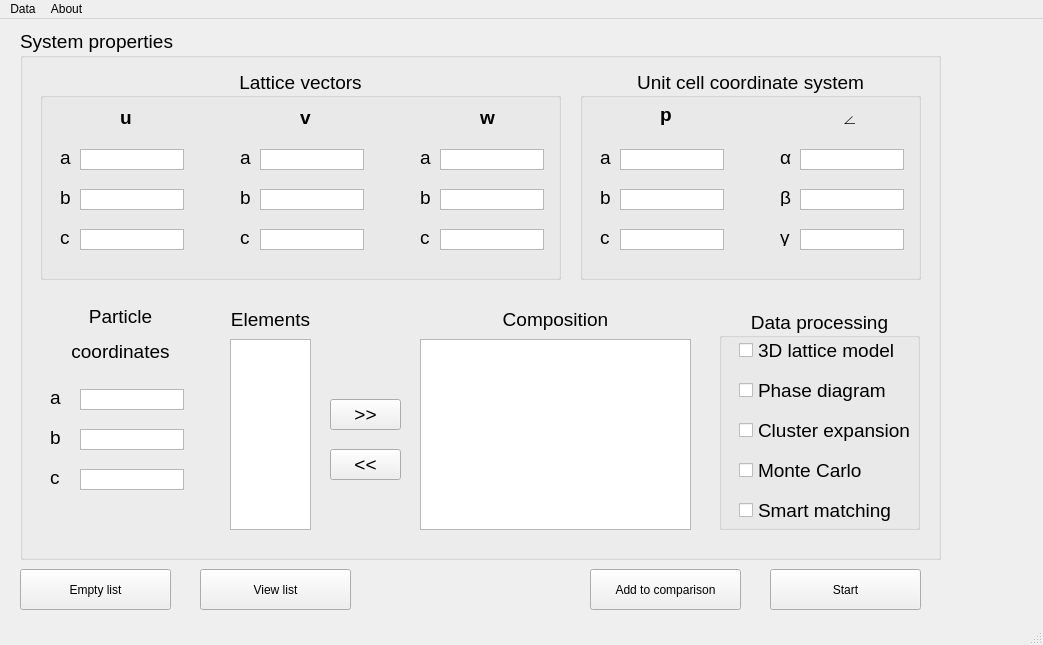
<?xml version="1.0" encoding="UTF-8"?>
<ui version="4.0">
 <class>MainWindow</class>
 <widget class="QMainWindow" name="MainWindow">
  <property name="geometry">
   <rect>
    <x>0</x>
    <y>0</y>
    <width>1043</width>
    <height>645</height>
   </rect>
  </property>
  <property name="windowTitle">
   <string>MainWindow</string>
  </property>
  <widget class="QWidget" name="centralwidget">
   <widget class="QGroupBox" name="groupBox_3">
    <property name="geometry">
     <rect>
      <x>20</x>
      <y>10</y>
      <width>921</width>
      <height>531</height>
     </rect>
    </property>
    <property name="font">
     <font>
      <pointsize>14</pointsize>
     </font>
    </property>
    <property name="title">
     <string>System properties</string>
    </property>
    <widget class="QGroupBox" name="groupBox">
     <property name="geometry">
      <rect>
       <x>560</x>
       <y>40</y>
       <width>341</width>
       <height>211</height>
      </rect>
     </property>
     <property name="font">
      <font>
       <pointsize>14</pointsize>
      </font>
     </property>
     <property name="title">
      <string>Unit cell coordinate system</string>
     </property>
     <property name="alignment">
      <set>Qt::AlignCenter</set>
     </property>
     <widget class="QLabel" name="label">
      <property name="geometry">
       <rect>
        <x>20</x>
        <y>80</y>
        <width>16</width>
        <height>17</height>
       </rect>
      </property>
      <property name="text">
       <string>a</string>
      </property>
     </widget>
     <widget class="QLabel" name="label_2">
      <property name="geometry">
       <rect>
        <x>20</x>
        <y>120</y>
        <width>16</width>
        <height>17</height>
       </rect>
      </property>
      <property name="text">
       <string>b</string>
      </property>
     </widget>
     <widget class="QLabel" name="label_3">
      <property name="geometry">
       <rect>
        <x>20</x>
        <y>160</y>
        <width>16</width>
        <height>17</height>
       </rect>
      </property>
      <property name="text">
       <string>c</string>
      </property>
     </widget>
     <widget class="QLabel" name="label_4">
      <property name="geometry">
       <rect>
        <x>200</x>
        <y>80</y>
        <width>16</width>
        <height>17</height>
       </rect>
      </property>
      <property name="text">
       <string>α</string>
      </property>
     </widget>
     <widget class="QLabel" name="label_5">
      <property name="geometry">
       <rect>
        <x>200</x>
        <y>120</y>
        <width>16</width>
        <height>17</height>
       </rect>
      </property>
      <property name="text">
       <string>β</string>
      </property>
     </widget>
     <widget class="QLabel" name="label_6">
      <property name="geometry">
       <rect>
        <x>200</x>
        <y>160</y>
        <width>16</width>
        <height>17</height>
       </rect>
      </property>
      <property name="text">
       <string>γ</string>
      </property>
     </widget>
     <widget class="QPlainTextEdit" name="pa">
      <property name="geometry">
       <rect>
        <x>40</x>
        <y>80</y>
        <width>104</width>
        <height>21</height>
       </rect>
      </property>
      <property name="font">
       <font>
        <pointsize>11</pointsize>
       </font>
      </property>
      <property name="verticalScrollBarPolicy">
       <enum>Qt::ScrollBarAlwaysOff</enum>
      </property>
     </widget>
     <widget class="QPlainTextEdit" name="aa">
      <property name="geometry">
       <rect>
        <x>220</x>
        <y>80</y>
        <width>104</width>
        <height>21</height>
       </rect>
      </property>
      <property name="font">
       <font>
        <pointsize>11</pointsize>
       </font>
      </property>
      <property name="verticalScrollBarPolicy">
       <enum>Qt::ScrollBarAlwaysOff</enum>
      </property>
     </widget>
     <widget class="QPlainTextEdit" name="ab">
      <property name="geometry">
       <rect>
        <x>220</x>
        <y>120</y>
        <width>104</width>
        <height>21</height>
       </rect>
      </property>
      <property name="font">
       <font>
        <pointsize>11</pointsize>
       </font>
      </property>
      <property name="verticalScrollBarPolicy">
       <enum>Qt::ScrollBarAlwaysOff</enum>
      </property>
     </widget>
     <widget class="QPlainTextEdit" name="ac">
      <property name="geometry">
       <rect>
        <x>220</x>
        <y>160</y>
        <width>104</width>
        <height>21</height>
       </rect>
      </property>
      <property name="font">
       <font>
        <pointsize>11</pointsize>
       </font>
      </property>
      <property name="verticalScrollBarPolicy">
       <enum>Qt::ScrollBarAlwaysOff</enum>
      </property>
     </widget>
     <widget class="QPlainTextEdit" name="pb">
      <property name="geometry">
       <rect>
        <x>40</x>
        <y>120</y>
        <width>104</width>
        <height>21</height>
       </rect>
      </property>
      <property name="font">
       <font>
        <pointsize>11</pointsize>
       </font>
      </property>
      <property name="verticalScrollBarPolicy">
       <enum>Qt::ScrollBarAlwaysOff</enum>
      </property>
     </widget>
     <widget class="QPlainTextEdit" name="pc">
      <property name="geometry">
       <rect>
        <x>40</x>
        <y>160</y>
        <width>104</width>
        <height>21</height>
       </rect>
      </property>
      <property name="font">
       <font>
        <pointsize>11</pointsize>
       </font>
      </property>
      <property name="verticalScrollBarPolicy">
       <enum>Qt::ScrollBarAlwaysOff</enum>
      </property>
     </widget>
     <widget class="QLabel" name="label_19">
      <property name="geometry">
       <rect>
        <x>80</x>
        <y>30</y>
        <width>16</width>
        <height>31</height>
       </rect>
      </property>
      <property name="font">
       <font>
        <pointsize>14</pointsize>
        <weight>75</weight>
        <bold>true</bold>
       </font>
      </property>
      <property name="text">
       <string>p</string>
      </property>
     </widget>
     <widget class="QLabel" name="label_20">
      <property name="geometry">
       <rect>
        <x>260</x>
        <y>40</y>
        <width>16</width>
        <height>17</height>
       </rect>
      </property>
      <property name="font">
       <font>
        <pointsize>14</pointsize>
        <weight>75</weight>
        <bold>true</bold>
       </font>
      </property>
      <property name="text">
       <string>∠</string>
      </property>
     </widget>
    </widget>
    <widget class="QGroupBox" name="groupBox_2">
     <property name="geometry">
      <rect>
       <x>20</x>
       <y>40</y>
       <width>521</width>
       <height>211</height>
      </rect>
     </property>
     <property name="font">
      <font>
       <pointsize>14</pointsize>
      </font>
     </property>
     <property name="title">
      <string>Lattice vectors</string>
     </property>
     <property name="alignment">
      <set>Qt::AlignCenter</set>
     </property>
     <widget class="QPlainTextEdit" name="vb">
      <property name="geometry">
       <rect>
        <x>220</x>
        <y>120</y>
        <width>104</width>
        <height>21</height>
       </rect>
      </property>
      <property name="font">
       <font>
        <pointsize>11</pointsize>
       </font>
      </property>
      <property name="verticalScrollBarPolicy">
       <enum>Qt::ScrollBarAlwaysOff</enum>
      </property>
     </widget>
     <widget class="QPlainTextEdit" name="ub">
      <property name="geometry">
       <rect>
        <x>40</x>
        <y>120</y>
        <width>104</width>
        <height>21</height>
       </rect>
      </property>
      <property name="font">
       <font>
        <pointsize>11</pointsize>
       </font>
      </property>
      <property name="verticalScrollBarPolicy">
       <enum>Qt::ScrollBarAlwaysOff</enum>
      </property>
     </widget>
     <widget class="QPlainTextEdit" name="uc">
      <property name="geometry">
       <rect>
        <x>40</x>
        <y>160</y>
        <width>104</width>
        <height>21</height>
       </rect>
      </property>
      <property name="font">
       <font>
        <pointsize>11</pointsize>
       </font>
      </property>
      <property name="verticalScrollBarPolicy">
       <enum>Qt::ScrollBarAlwaysOff</enum>
      </property>
     </widget>
     <widget class="QLabel" name="label_12">
      <property name="geometry">
       <rect>
        <x>20</x>
        <y>80</y>
        <width>16</width>
        <height>17</height>
       </rect>
      </property>
      <property name="text">
       <string>a</string>
      </property>
     </widget>
     <widget class="QPlainTextEdit" name="va">
      <property name="geometry">
       <rect>
        <x>220</x>
        <y>80</y>
        <width>104</width>
        <height>21</height>
       </rect>
      </property>
      <property name="font">
       <font>
        <pointsize>11</pointsize>
       </font>
      </property>
      <property name="verticalScrollBarPolicy">
       <enum>Qt::ScrollBarAlwaysOff</enum>
      </property>
     </widget>
     <widget class="QLabel" name="label_9">
      <property name="geometry">
       <rect>
        <x>200</x>
        <y>80</y>
        <width>16</width>
        <height>17</height>
       </rect>
      </property>
      <property name="text">
       <string>a</string>
      </property>
     </widget>
     <widget class="QPlainTextEdit" name="vc">
      <property name="geometry">
       <rect>
        <x>220</x>
        <y>160</y>
        <width>104</width>
        <height>21</height>
       </rect>
      </property>
      <property name="font">
       <font>
        <pointsize>11</pointsize>
       </font>
      </property>
      <property name="verticalScrollBarPolicy">
       <enum>Qt::ScrollBarAlwaysOff</enum>
      </property>
     </widget>
     <widget class="QPlainTextEdit" name="ua">
      <property name="geometry">
       <rect>
        <x>40</x>
        <y>80</y>
        <width>104</width>
        <height>21</height>
       </rect>
      </property>
      <property name="font">
       <font>
        <pointsize>11</pointsize>
       </font>
      </property>
      <property name="verticalScrollBarPolicy">
       <enum>Qt::ScrollBarAlwaysOff</enum>
      </property>
     </widget>
     <widget class="QLabel" name="label_8">
      <property name="geometry">
       <rect>
        <x>200</x>
        <y>120</y>
        <width>16</width>
        <height>17</height>
       </rect>
      </property>
      <property name="text">
       <string>b</string>
      </property>
     </widget>
     <widget class="QLabel" name="label_11">
      <property name="geometry">
       <rect>
        <x>200</x>
        <y>160</y>
        <width>16</width>
        <height>17</height>
       </rect>
      </property>
      <property name="text">
       <string>c</string>
      </property>
     </widget>
     <widget class="QLabel" name="label_7">
      <property name="geometry">
       <rect>
        <x>20</x>
        <y>160</y>
        <width>16</width>
        <height>17</height>
       </rect>
      </property>
      <property name="text">
       <string>c</string>
      </property>
     </widget>
     <widget class="QLabel" name="label_10">
      <property name="geometry">
       <rect>
        <x>20</x>
        <y>120</y>
        <width>16</width>
        <height>17</height>
       </rect>
      </property>
      <property name="text">
       <string>b</string>
      </property>
     </widget>
     <widget class="QPlainTextEdit" name="wa">
      <property name="geometry">
       <rect>
        <x>400</x>
        <y>80</y>
        <width>104</width>
        <height>21</height>
       </rect>
      </property>
      <property name="font">
       <font>
        <pointsize>11</pointsize>
       </font>
      </property>
      <property name="verticalScrollBarPolicy">
       <enum>Qt::ScrollBarAlwaysOff</enum>
      </property>
     </widget>
     <widget class="QLabel" name="label_13">
      <property name="geometry">
       <rect>
        <x>380</x>
        <y>80</y>
        <width>16</width>
        <height>17</height>
       </rect>
      </property>
      <property name="text">
       <string>a</string>
      </property>
     </widget>
     <widget class="QPlainTextEdit" name="wc">
      <property name="geometry">
       <rect>
        <x>400</x>
        <y>160</y>
        <width>104</width>
        <height>21</height>
       </rect>
      </property>
      <property name="font">
       <font>
        <pointsize>11</pointsize>
       </font>
      </property>
      <property name="verticalScrollBarPolicy">
       <enum>Qt::ScrollBarAlwaysOff</enum>
      </property>
     </widget>
     <widget class="QLabel" name="label_14">
      <property name="geometry">
       <rect>
        <x>380</x>
        <y>120</y>
        <width>16</width>
        <height>17</height>
       </rect>
      </property>
      <property name="text">
       <string>b</string>
      </property>
     </widget>
     <widget class="QLabel" name="label_15">
      <property name="geometry">
       <rect>
        <x>380</x>
        <y>160</y>
        <width>16</width>
        <height>17</height>
       </rect>
      </property>
      <property name="text">
       <string>c</string>
      </property>
     </widget>
     <widget class="QPlainTextEdit" name="wb">
      <property name="geometry">
       <rect>
        <x>400</x>
        <y>120</y>
        <width>104</width>
        <height>21</height>
       </rect>
      </property>
      <property name="font">
       <font>
        <pointsize>11</pointsize>
       </font>
      </property>
      <property name="verticalScrollBarPolicy">
       <enum>Qt::ScrollBarAlwaysOff</enum>
      </property>
     </widget>
     <widget class="QLabel" name="label_16">
      <property name="geometry">
       <rect>
        <x>80</x>
        <y>40</y>
        <width>16</width>
        <height>17</height>
       </rect>
      </property>
      <property name="font">
       <font>
        <pointsize>14</pointsize>
        <weight>75</weight>
        <bold>true</bold>
       </font>
      </property>
      <property name="text">
       <string>u</string>
      </property>
     </widget>
     <widget class="QLabel" name="label_17">
      <property name="geometry">
       <rect>
        <x>260</x>
        <y>40</y>
        <width>16</width>
        <height>17</height>
       </rect>
      </property>
      <property name="font">
       <font>
        <pointsize>14</pointsize>
        <weight>75</weight>
        <bold>true</bold>
       </font>
      </property>
      <property name="text">
       <string>v</string>
      </property>
     </widget>
     <widget class="QLabel" name="label_18">
      <property name="geometry">
       <rect>
        <x>440</x>
        <y>40</y>
        <width>16</width>
        <height>17</height>
       </rect>
      </property>
      <property name="font">
       <font>
        <pointsize>14</pointsize>
        <weight>75</weight>
        <bold>true</bold>
       </font>
      </property>
      <property name="text">
       <string>w</string>
      </property>
     </widget>
     <widget class="QLabel" name="label_23">
      <property name="geometry">
       <rect>
        <x>0</x>
        <y>310</y>
        <width>16</width>
        <height>17</height>
       </rect>
      </property>
      <property name="text">
       <string>a</string>
      </property>
     </widget>
    </widget>
    <widget class="QLabel" name="label_21">
     <property name="geometry">
      <rect>
       <x>160</x>
       <y>280</y>
       <width>181</width>
       <height>21</height>
      </rect>
     </property>
     <property name="text">
      <string>Elements</string>
     </property>
     <property name="alignment">
      <set>Qt::AlignCenter</set>
     </property>
    </widget>
    <widget class="QLabel" name="label_22">
     <property name="geometry">
      <rect>
       <x>440</x>
       <y>280</y>
       <width>191</width>
       <height>21</height>
      </rect>
     </property>
     <property name="text">
      <string>Composition</string>
     </property>
     <property name="alignment">
      <set>Qt::AlignCenter</set>
     </property>
    </widget>
    <widget class="QPushButton" name="add">
     <property name="geometry">
      <rect>
       <x>310</x>
       <y>370</y>
       <width>71</width>
       <height>31</height>
      </rect>
     </property>
     <property name="text">
      <string>&gt;&gt;</string>
     </property>
    </widget>
    <widget class="QPushButton" name="remove">
     <property name="geometry">
      <rect>
       <x>310</x>
       <y>420</y>
       <width>71</width>
       <height>31</height>
      </rect>
     </property>
     <property name="text">
      <string>&lt;&lt;</string>
     </property>
    </widget>
    <widget class="QGroupBox" name="groupBox_4">
     <property name="geometry">
      <rect>
       <x>699</x>
       <y>280</y>
       <width>201</width>
       <height>221</height>
      </rect>
     </property>
     <property name="title">
      <string>Data processing</string>
     </property>
     <property name="alignment">
      <set>Qt::AlignCenter</set>
     </property>
     <widget class="QCheckBox" name="match">
      <property name="geometry">
       <rect>
        <x>20</x>
        <y>190</y>
        <width>161</width>
        <height>23</height>
       </rect>
      </property>
      <property name="text">
       <string>Smart matching</string>
      </property>
     </widget>
     <widget class="QCheckBox" name="carlo">
      <property name="geometry">
       <rect>
        <x>20</x>
        <y>150</y>
        <width>181</width>
        <height>23</height>
       </rect>
      </property>
      <property name="text">
       <string>Monte Carlo</string>
      </property>
     </widget>
     <widget class="QCheckBox" name="cluster">
      <property name="geometry">
       <rect>
        <x>20</x>
        <y>110</y>
        <width>181</width>
        <height>23</height>
       </rect>
      </property>
      <property name="text">
       <string>Cluster expansion</string>
      </property>
     </widget>
     <widget class="QCheckBox" name="phase">
      <property name="geometry">
       <rect>
        <x>20</x>
        <y>70</y>
        <width>171</width>
        <height>23</height>
       </rect>
      </property>
      <property name="text">
       <string>Phase diagram</string>
      </property>
     </widget>
     <widget class="QCheckBox" name="model">
      <property name="geometry">
       <rect>
        <x>20</x>
        <y>30</y>
        <width>171</width>
        <height>23</height>
       </rect>
      </property>
      <property name="text">
       <string>3D lattice model</string>
      </property>
     </widget>
    </widget>
    <widget class="QTableWidget" name="composition">
     <property name="geometry">
      <rect>
       <x>400</x>
       <y>310</y>
       <width>271</width>
       <height>191</height>
      </rect>
     </property>
     <property name="sizePolicy">
      <sizepolicy hsizetype="Maximum" vsizetype="Fixed">
       <horstretch>1</horstretch>
       <verstretch>0</verstretch>
      </sizepolicy>
     </property>
     <property name="font">
      <font>
       <pointsize>12</pointsize>
      </font>
     </property>
     <property name="horizontalScrollBarPolicy">
      <enum>Qt::ScrollBarAlwaysOff</enum>
     </property>
     <property name="textElideMode">
      <enum>Qt::ElideMiddle</enum>
     </property>
     <attribute name="horizontalHeaderVisible">
      <bool>false</bool>
     </attribute>
     <attribute name="verticalHeaderVisible">
      <bool>false</bool>
     </attribute>
    </widget>
    <widget class="QPlainTextEdit" name="y">
     <property name="geometry">
      <rect>
       <x>60</x>
       <y>400</y>
       <width>104</width>
       <height>21</height>
      </rect>
     </property>
     <property name="font">
      <font>
       <pointsize>11</pointsize>
      </font>
     </property>
     <property name="verticalScrollBarPolicy">
      <enum>Qt::ScrollBarAlwaysOff</enum>
     </property>
    </widget>
    <widget class="QPlainTextEdit" name="z">
     <property name="geometry">
      <rect>
       <x>60</x>
       <y>440</y>
       <width>104</width>
       <height>21</height>
      </rect>
     </property>
     <property name="font">
      <font>
       <pointsize>11</pointsize>
      </font>
     </property>
     <property name="verticalScrollBarPolicy">
      <enum>Qt::ScrollBarAlwaysOff</enum>
     </property>
    </widget>
    <widget class="QPlainTextEdit" name="x">
     <property name="geometry">
      <rect>
       <x>60</x>
       <y>360</y>
       <width>104</width>
       <height>21</height>
      </rect>
     </property>
     <property name="font">
      <font>
       <pointsize>11</pointsize>
      </font>
     </property>
     <property name="verticalScrollBarPolicy">
      <enum>Qt::ScrollBarAlwaysOff</enum>
     </property>
    </widget>
    <widget class="QTableWidget" name="elements">
     <property name="geometry">
      <rect>
       <x>210</x>
       <y>310</y>
       <width>81</width>
       <height>191</height>
      </rect>
     </property>
     <property name="sizePolicy">
      <sizepolicy hsizetype="Maximum" vsizetype="Fixed">
       <horstretch>1</horstretch>
       <verstretch>0</verstretch>
      </sizepolicy>
     </property>
     <property name="font">
      <font>
       <pointsize>12</pointsize>
      </font>
     </property>
     <property name="horizontalScrollBarPolicy">
      <enum>Qt::ScrollBarAlwaysOff</enum>
     </property>
     <property name="textElideMode">
      <enum>Qt::ElideMiddle</enum>
     </property>
     <attribute name="horizontalHeaderVisible">
      <bool>false</bool>
     </attribute>
     <attribute name="verticalHeaderVisible">
      <bool>false</bool>
     </attribute>
    </widget>
    <widget class="QLabel" name="label_24">
     <property name="geometry">
      <rect>
       <x>30</x>
       <y>360</y>
       <width>16</width>
       <height>17</height>
      </rect>
     </property>
     <property name="text">
      <string>a</string>
     </property>
    </widget>
    <widget class="QLabel" name="label_25">
     <property name="geometry">
      <rect>
       <x>30</x>
       <y>400</y>
       <width>16</width>
       <height>17</height>
      </rect>
     </property>
     <property name="text">
      <string>b</string>
     </property>
    </widget>
    <widget class="QLabel" name="label_26">
     <property name="geometry">
      <rect>
       <x>30</x>
       <y>440</y>
       <width>16</width>
       <height>17</height>
      </rect>
     </property>
     <property name="text">
      <string>c</string>
     </property>
    </widget>
    <widget class="QLabel" name="label_27">
     <property name="geometry">
      <rect>
       <x>10</x>
       <y>270</y>
       <width>181</width>
       <height>71</height>
      </rect>
     </property>
     <property name="text">
      <string>&lt;html&gt;&lt;head/&gt;&lt;body&gt;&lt;p&gt;Particle&lt;/p&gt;&lt;p&gt;coordinates&lt;/p&gt;&lt;/body&gt;&lt;/html&gt;</string>
     </property>
     <property name="alignment">
      <set>Qt::AlignCenter</set>
     </property>
    </widget>
   </widget>
   <widget class="QPushButton" name="start">
    <property name="geometry">
     <rect>
      <x>770</x>
      <y>550</y>
      <width>151</width>
      <height>41</height>
     </rect>
    </property>
    <property name="text">
     <string>Start</string>
    </property>
   </widget>
   <widget class="QPushButton" name="addlist">
    <property name="geometry">
     <rect>
      <x>590</x>
      <y>550</y>
      <width>151</width>
      <height>41</height>
     </rect>
    </property>
    <property name="text">
     <string>Add to comparison</string>
    </property>
   </widget>
   <widget class="QPushButton" name="removelist">
    <property name="geometry">
     <rect>
      <x>20</x>
      <y>550</y>
      <width>151</width>
      <height>41</height>
     </rect>
    </property>
    <property name="text">
     <string>Empty list</string>
    </property>
   </widget>
   <widget class="QPushButton" name="viewlist">
    <property name="geometry">
     <rect>
      <x>200</x>
      <y>550</y>
      <width>151</width>
      <height>41</height>
     </rect>
    </property>
    <property name="text">
     <string>View list</string>
    </property>
   </widget>
  </widget>
  <widget class="QMenuBar" name="menubar">
   <property name="geometry">
    <rect>
     <x>0</x>
     <y>0</y>
     <width>1043</width>
     <height>22</height>
    </rect>
   </property>
   <widget class="QMenu" name="menuData">
    <property name="title">
     <string>Data</string>
    </property>
    <addaction name="actionSave"/>
    <addaction name="actionPrint"/>
    <addaction name="separator"/>
    <addaction name="actionImport"/>
    <addaction name="actionExport"/>
   </widget>
   <widget class="QMenu" name="menuAbout">
    <property name="title">
     <string>About</string>
    </property>
    <addaction name="actionUpdate_DFT"/>
    <addaction name="actionHelp"/>
   </widget>
   <addaction name="menuData"/>
   <addaction name="menuAbout"/>
  </widget>
  <widget class="QStatusBar" name="statusbar"/>
  <action name="actionSave">
   <property name="text">
    <string>Save</string>
   </property>
  </action>
  <action name="actionPrint">
   <property name="text">
    <string>Print</string>
   </property>
  </action>
  <action name="actionImport">
   <property name="text">
    <string>Import</string>
   </property>
  </action>
  <action name="actionExport">
   <property name="text">
    <string>Export</string>
   </property>
  </action>
  <action name="actionUpdate_DFT">
   <property name="text">
    <string>Update DFT</string>
   </property>
  </action>
  <action name="actionHelp">
   <property name="text">
    <string>Help</string>
   </property>
  </action>
 </widget>
 <resources/>
 <connections/>
</ui>
